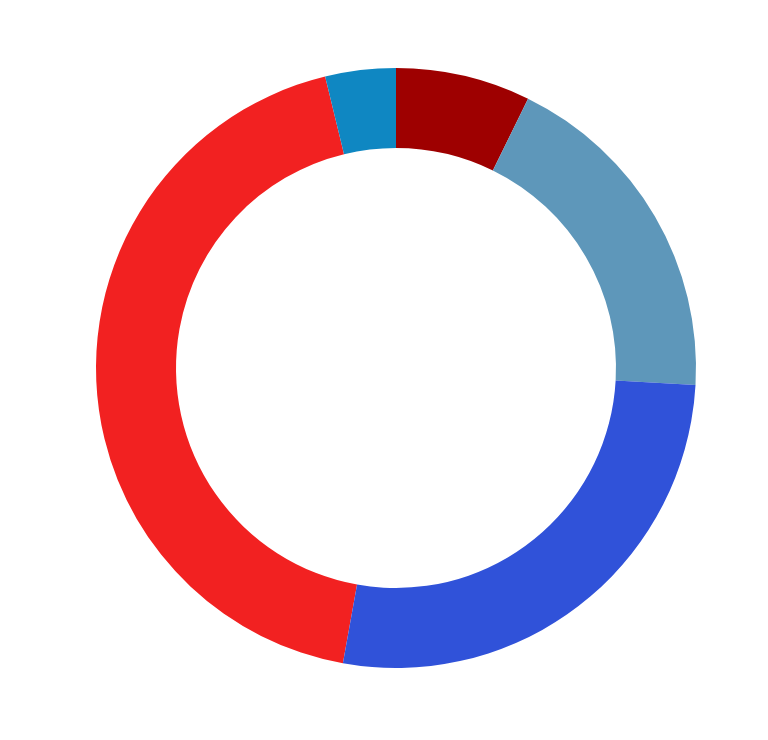

Source (Vega-Lite JSON):
### Vega-Lite specification from a JSON file in a GitHub repository (floating-point values rounded to 4 significant figures)
{"$schema": "https://vega.github.io/schema/vega-lite/v5.json", "background": "transparent", "width": 300, "height": 300, "data": {"values": [{"Region": "Europe", "Value": 7353741}, {"Region": "Africa", "Value": 1230061}, {"Region": "Americas", "Value": 3160960}, {"Region": "Asia", "Value": 4566511}, {"Region": "Oceania", "Value": 643561}]}, "transform": [{"joinaggregate": [{"op": "sum", "field": "Value", "as": "Total"}]}, {"calculate": "datum.Value / datum.Total", "as": "Percent"}, {"calculate": "format(datum.Percent, '.1%')", "as": "PercentLabel"}], "layer": [{"mark": {"type": "arc", "innerRadius": 110, "stroke": null}, "encoding": {"theta": {"field": "Value", "type": "quantitative", "stack": true}, "color": {"field": "Region", "type": "nominal", "scale": {"range": ["#9e0000", "#5e97ba", "#3052d9", "#f22121", "#0f87c2"]}, "legend": null}, "tooltip": [{"field": "Region", "type": "nominal"}, {"field": "Value", "type": "quantitative", "title": "Offences", "format": ",d"}, {"field": "Percent", "type": "quantitative", "title": "Share", "format": ".1%"}]}}, {"mark": {"type": "text", "fill": "white", "fontSize": 16, "radius": {"expr": "min(width, height)/2"}, "radiusOffset": 25, "stroke": "white", "strokeWidth": 0.25}, "encoding": {"theta": {"field": "Value", "type": "quantitative", "stack": true}, "text": {"field": "PercentLabel"}}}, {"mark": {"type": "text", "align": "center", "baseline": "middle", "fontSize": 16, "fill": "white", "lineBreak": "\n"}, "encoding": {"text": {"value": "Drug-related Offences by\nRegion, 2023"}}}], "config": {"view": {"stroke": null}}}
